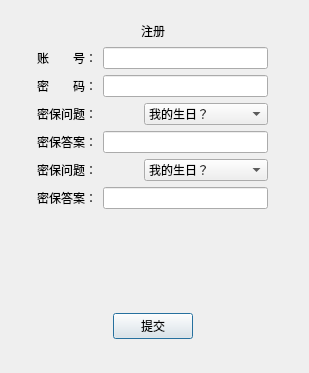
<?xml version="1.0" encoding="UTF-8"?>
<ui version="4.0">
 <class>ReplyDialog</class>
 <widget class="QDialog" name="ReplyDialog">
  <property name="geometry">
   <rect>
    <x>0</x>
    <y>0</y>
    <width>309</width>
    <height>373</height>
   </rect>
  </property>
  <property name="windowTitle">
   <string>用户注册</string>
  </property>
  <widget class="QWidget" name="">
   <property name="geometry">
    <rect>
     <x>37</x>
     <y>21</y>
     <width>231</width>
     <height>318</height>
    </rect>
   </property>
   <layout class="QVBoxLayout" name="verticalLayout">
    <item>
     <layout class="QHBoxLayout" name="horizontalLayout_8">
      <item>
       <spacer name="horizontalSpacer_3">
        <property name="orientation">
         <enum>Qt::Horizontal</enum>
        </property>
        <property name="sizeHint" stdset="0">
         <size>
          <width>40</width>
          <height>20</height>
         </size>
        </property>
       </spacer>
      </item>
      <item>
       <widget class="QLabel" name="replylabel">
        <property name="text">
         <string>注册</string>
        </property>
       </widget>
      </item>
      <item>
       <spacer name="horizontalSpacer_4">
        <property name="orientation">
         <enum>Qt::Horizontal</enum>
        </property>
        <property name="sizeHint" stdset="0">
         <size>
          <width>40</width>
          <height>20</height>
         </size>
        </property>
       </spacer>
      </item>
     </layout>
    </item>
    <item>
     <layout class="QHBoxLayout" name="horizontalLayout">
      <item>
       <widget class="QLabel" name="namelabel">
        <property name="text">
         <string>账　　号：</string>
        </property>
       </widget>
      </item>
      <item>
       <widget class="QLineEdit" name="namelineEdit"/>
      </item>
     </layout>
    </item>
    <item>
     <layout class="QHBoxLayout" name="horizontalLayout_2">
      <item>
       <widget class="QLabel" name="pwdlabel">
        <property name="text">
         <string>密　　码：</string>
        </property>
       </widget>
      </item>
      <item>
       <widget class="QLineEdit" name="pwdlineEdit"/>
      </item>
     </layout>
    </item>
    <item>
     <layout class="QHBoxLayout" name="horizontalLayout_3">
      <item>
       <widget class="QLabel" name="questionlabel">
        <property name="text">
         <string>密保问题：</string>
        </property>
       </widget>
      </item>
      <item>
       <widget class="QComboBox" name="quentioncomboBox">
        <item>
         <property name="text">
          <string>我的生日？</string>
         </property>
        </item>
        <item>
         <property name="text">
          <string>我父亲的生日？</string>
         </property>
        </item>
        <item>
         <property name="text">
          <string>我的高中班主任？</string>
         </property>
        </item>
       </widget>
      </item>
     </layout>
    </item>
    <item>
     <layout class="QHBoxLayout" name="horizontalLayout_4">
      <item>
       <widget class="QLabel" name="answerlabel">
        <property name="text">
         <string>密保答案：</string>
        </property>
       </widget>
      </item>
      <item>
       <widget class="QLineEdit" name="answerlineEdit"/>
      </item>
     </layout>
    </item>
    <item>
     <layout class="QHBoxLayout" name="horizontalLayout_5">
      <item>
       <widget class="QLabel" name="quentionlabel">
        <property name="text">
         <string>密保问题：</string>
        </property>
       </widget>
      </item>
      <item>
       <widget class="QComboBox" name="quentioncomboBox_2">
        <item>
         <property name="text">
          <string>我的生日？</string>
         </property>
        </item>
        <item>
         <property name="text">
          <string>我父亲的生日？</string>
         </property>
        </item>
        <item>
         <property name="text">
          <string>我的高中班主任？</string>
         </property>
        </item>
       </widget>
      </item>
     </layout>
    </item>
    <item>
     <layout class="QHBoxLayout" name="horizontalLayout_6">
      <item>
       <widget class="QLabel" name="answerlabel_2">
        <property name="text">
         <string>密保答案：</string>
        </property>
       </widget>
      </item>
      <item>
       <widget class="QLineEdit" name="answerlineEdit2"/>
      </item>
     </layout>
    </item>
    <item>
     <spacer name="verticalSpacer">
      <property name="orientation">
       <enum>Qt::Vertical</enum>
      </property>
      <property name="sizeHint" stdset="0">
       <size>
        <width>20</width>
        <height>40</height>
       </size>
      </property>
     </spacer>
    </item>
    <item>
     <layout class="QHBoxLayout" name="horizontalLayout_7">
      <item>
       <spacer name="horizontalSpacer">
        <property name="orientation">
         <enum>Qt::Horizontal</enum>
        </property>
        <property name="sizeHint" stdset="0">
         <size>
          <width>40</width>
          <height>20</height>
         </size>
        </property>
       </spacer>
      </item>
      <item>
       <widget class="QPushButton" name="requestButton">
        <property name="text">
         <string>提交</string>
        </property>
       </widget>
      </item>
      <item>
       <spacer name="horizontalSpacer_2">
        <property name="orientation">
         <enum>Qt::Horizontal</enum>
        </property>
        <property name="sizeHint" stdset="0">
         <size>
          <width>40</width>
          <height>20</height>
         </size>
        </property>
       </spacer>
      </item>
     </layout>
    </item>
   </layout>
  </widget>
 </widget>
 <resources/>
 <connections/>
</ui>
